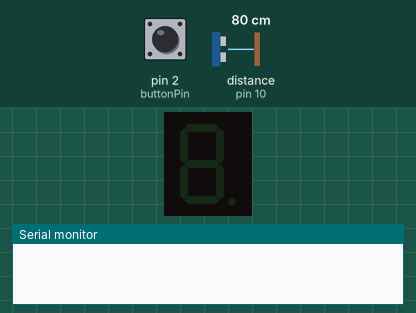
Recording of a sketch running on a simulated Arduino Uno, built with avr-gcc and run on an emulated ATmega328P. Shown: 1-digit seven-segment display, the last lines printed to the serial monitor. Wiring (inferred from the names in the program): 1-digit 7-segment display, segments lit when HIGH: segments pin 3, pin 4, pin 5, pin 6, pin 7, pin 8, pin 11, pin 12. Inputs (shaded band) come from the test bench; at power-on: pin 2 (buttonPin) HIGH, distance to the obstacle (sensor on pin 10) 80 cm. The echo pulse lasts 58.3 µs per cm; the segment pins are drawn as the display they are named for.

Above: at 1.2 s.
1.3 s: pin 2 (buttonPin) pulled LOW for 0.15 s
At 2.2 s:
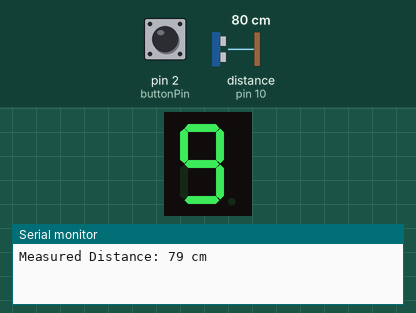
Timing chart, 0 to 4.3 s (numbered marks = the images above; inputs shaded):
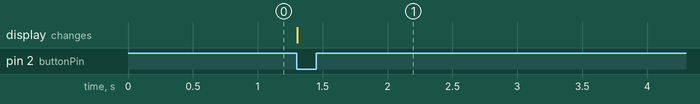

The sketch:

touch_activated_range.ino
```cpp
// Pin assignments
const int trigPin = 9;      // TRIG pin of ultrasonic sensor
const int echoPin = 10;     // ECHO pin of ultrasonic sensor
const int buttonPin = 2;    // Push button pin
const int segA = 3;         // 7-segment display pins
const int segB = 4;
const int segC = 5;
const int segD = 6;
const int segE = 7;
const int segF = 8;
const int segG = 11;
const int segDP = 12;       // Decimal point (optional)

// 7-segment digit patterns for numbers 0-9 (for a common cathode display)
const byte digitPatterns[10] = {
  0b00111111, // 0
  0b00000110, // 1
  0b01011011, // 2
  0b01001111, // 3
  0b01100110, // 4
  0b01101101, // 5
  0b01111101, // 6
  0b00000111, // 7
  0b01111111, // 8
  0b01101111  // 9
};

// Function to display a digit on the 7-segment display
void displayDigit(int digit) {
  byte pattern = digitPatterns[digit];
  digitalWrite(segA, bitRead(pattern, 0));
  digitalWrite(segB, bitRead(pattern, 1));
  digitalWrite(segC, bitRead(pattern, 2));
  digitalWrite(segD, bitRead(pattern, 3));
  digitalWrite(segE, bitRead(pattern, 4));
  digitalWrite(segF, bitRead(pattern, 5));
  digitalWrite(segG, bitRead(pattern, 6));
}

// Function to clear the 7-segment display
void clearDisplay() {
  digitalWrite(segA, LOW);
  digitalWrite(segB, LOW);
  digitalWrite(segC, LOW);
  digitalWrite(segD, LOW);
  digitalWrite(segE, LOW);
  digitalWrite(segF, LOW);
  digitalWrite(segG, LOW);
}

// Setup function
void setup() {
  pinMode(trigPin, OUTPUT);
  pinMode(echoPin, INPUT);
  pinMode(buttonPin, INPUT_PULLUP);  // Use internal pull-up resistor for button

  // Set 7-segment display pins as outputs
  pinMode(segA, OUTPUT);
  pinMode(segB, OUTPUT);
  pinMode(segC, OUTPUT);
  pinMode(segD, OUTPUT);
  pinMode(segE, OUTPUT);
  pinMode(segF, OUTPUT);
  pinMode(segG, OUTPUT);
  pinMode(segDP, OUTPUT); // Optional

  clearDisplay(); // Clear display initially
  Serial.begin(9600);  // Start Serial Monitor
}

// Function to measure distance using ultrasonic sensor
long measureDistance() {
  digitalWrite(trigPin, LOW);
  delayMicroseconds(2);
  digitalWrite(trigPin, HIGH);
  delayMicroseconds(10);
  digitalWrite(trigPin, LOW);

  long duration = pulseIn(echoPin, HIGH);
  long distance = duration * 0.034 / 2;  // Convert duration to distance in cm
  return distance;
}

// Main loop
void loop() {
  if (digitalRead(buttonPin) == LOW) {  // Button pressed
    long distance = measureDistance();

    // Display distance on Serial Monitor
    Serial.print("Measured Distance: ");
    Serial.print(distance);
    Serial.println(" cm");

    // Show the last digit of the distance on the 7-segment display
    int displayValue = distance % 10;   // Get the last digit
    displayDigit(displayValue);         // Show it on the display

    delay(5000);                        // Hold the display and Serial output for 5 seconds
    clearDisplay();                     // Clear display after 5 seconds
  }
}
```

Measured:
- after the input at 1.3 s, the display: changes at once (image 1)
